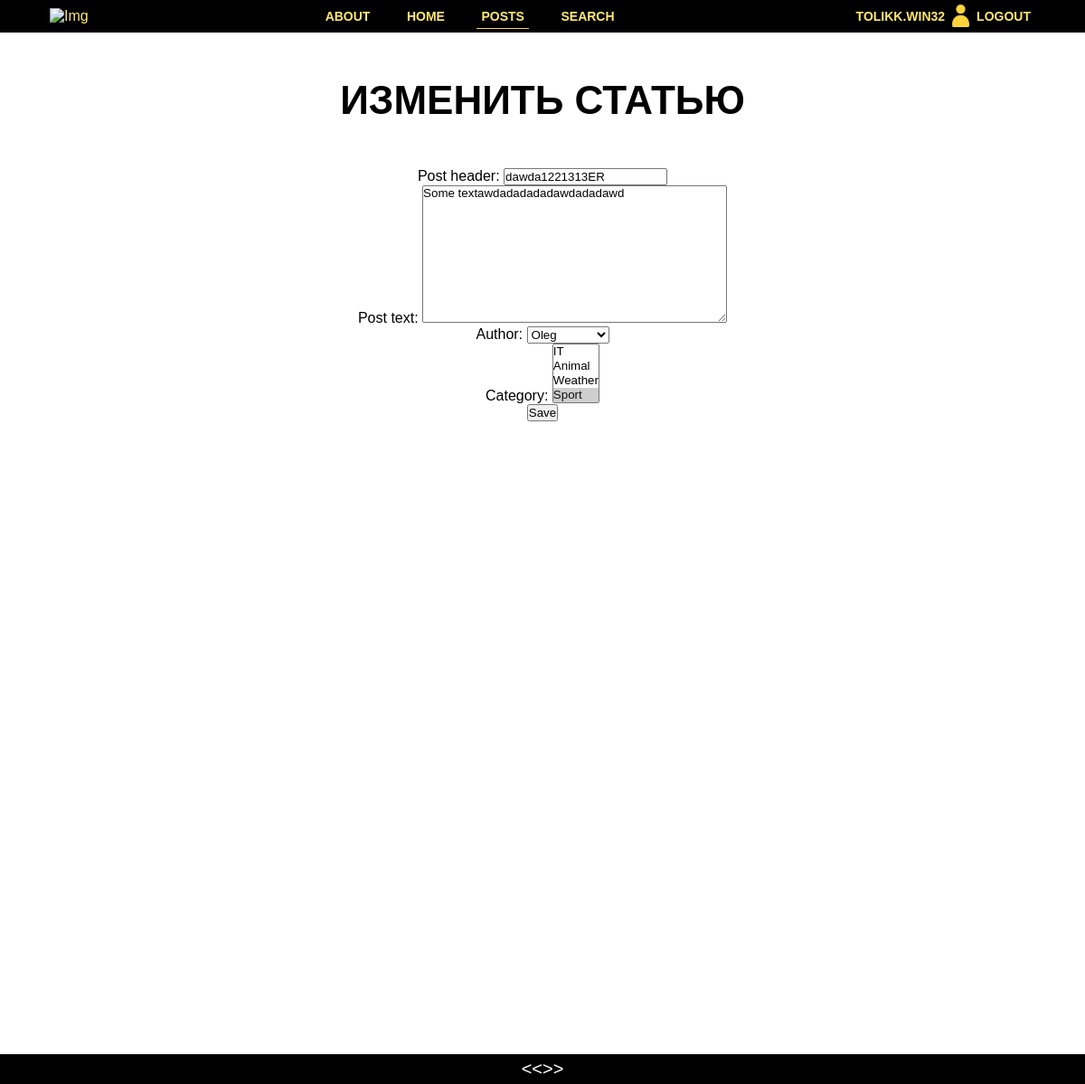
The page /posts/articles/edit/130/ (signed in) on the database as committed earlier.
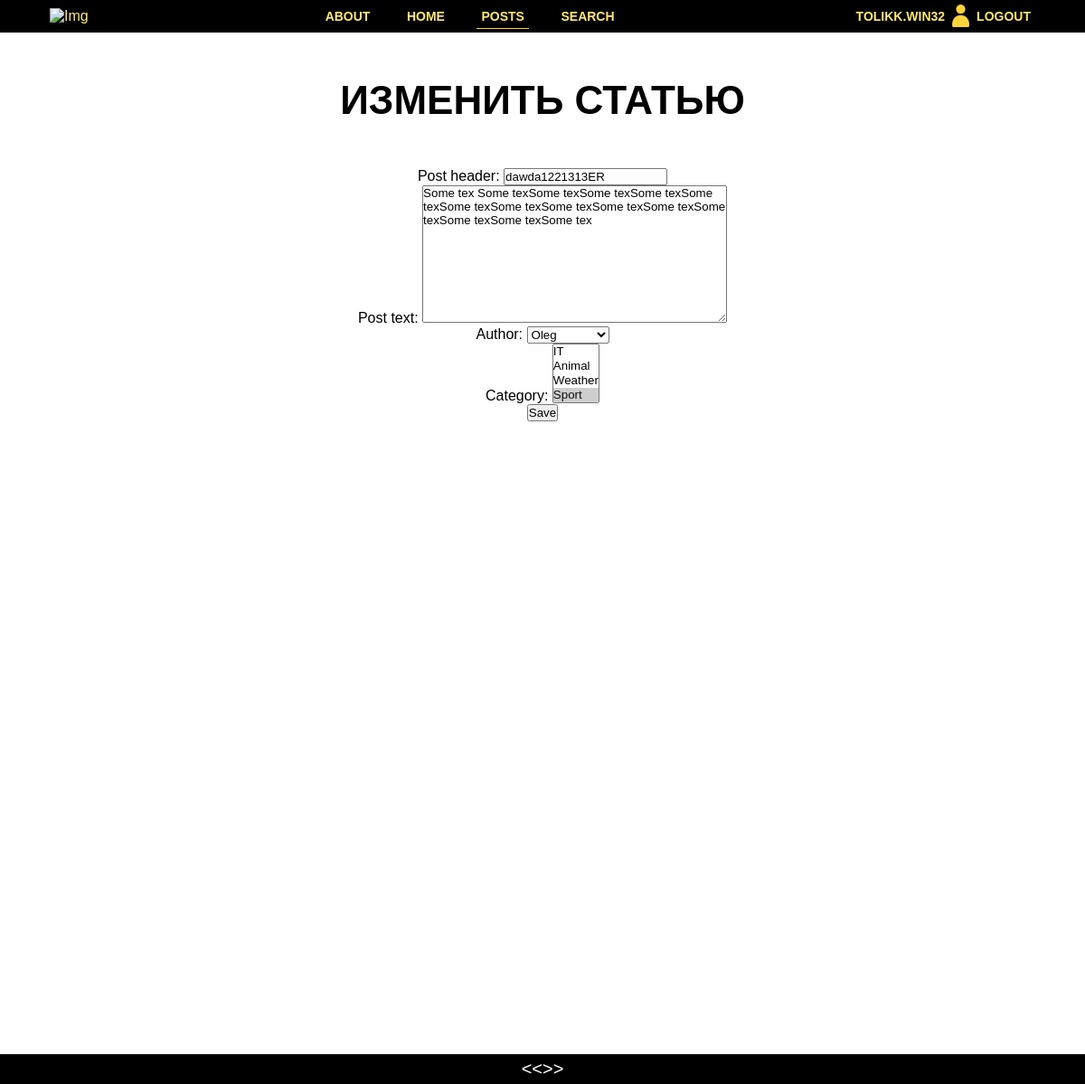
The same page on the database as committed later.
### news/models.py (models this page shows, shortened)
class Post(models.Model):
    class PostType(models.TextChoices):
        news = 'NE', _('Новость')
        article = 'AR', _('Статья')
    author = models.ForeignKey(Author, on_delete=models.CASCADE)
    choise = models.CharField(
        max_length=2,
        choices=PostType,
        default=PostType.news
    )
    creation_date = models.DateTimeField(auto_now_add=True)
    post_header = models.CharField(max_length=64)
    post_text = models.TextField(default='Some text', max_length=512)
    rating = models.IntegerField(default=0)
    category = models.ManyToManyField(Category, through='PostCategory')

### news/views.py (the view)
class PostArticleUpdate(PermissionRequiredMixin,
                        LoginRequiredMixin,
                        UpdateView):
    permission_required = ('news.change_post',)
    form_class = PostArticleForm
    model = Post
    template_name = 'post_article_edit.html'

### news/forms.py (shortened to what this page needs)
class PostArticleForm(forms.ModelForm):
    class Meta:
       model = Post
       fields = [ 'post_header', 'post_text', 'author', 'category']

### news/models.py (called while the page is built)
    def __str__(self) -> str:
        return self.user.username

    def __str__(self) -> str:
        return self.category

### templates/post_article_edit.html (shortened to what this page needs)
{% extends 'flatpages/default.html' %}
{% block title %}
    {% if post.choise %}
    <h1>Изменить статью</h1>
    {% else %}
    <h1>Создать статью</h1>
    {% endif %}
{% endblock title %}
{% block content %}
{% if post.choise == 'AR' or post.choise is None %}
<form action="" method="post" style="text-align: center;">
    {{ form.as_p }}
    <input type="submit" value="Save" />
</form>
{% else %}
    <h2>Это не статья!</h2>
{% endif %}
{% endblock content %}

Rows that differ between the two databases and show on the page:
changed Post "dawda1221313ЕR": post_text "Some textawdadadadadawdadadawd" → "Some tex Some texSome texSome texSome texSome texSome texSome texSome texSome texSome texSome texSome texSome texSome tex"
